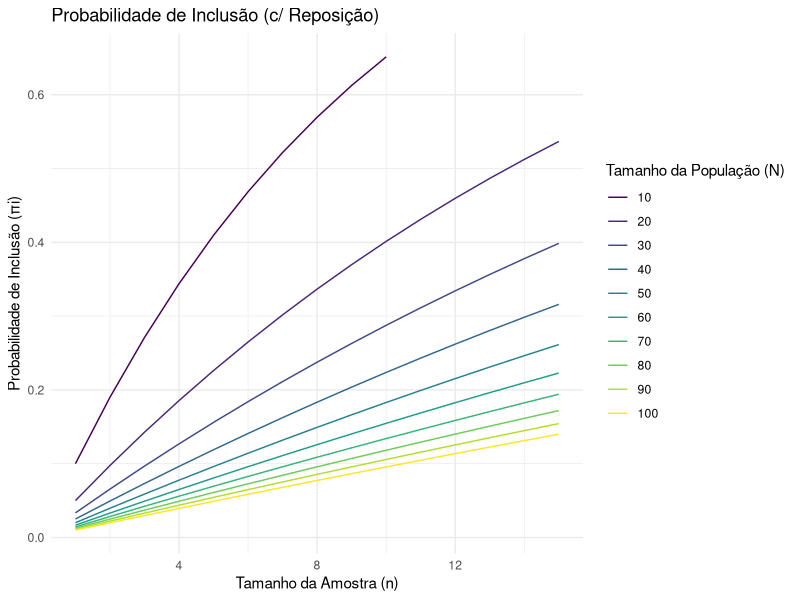
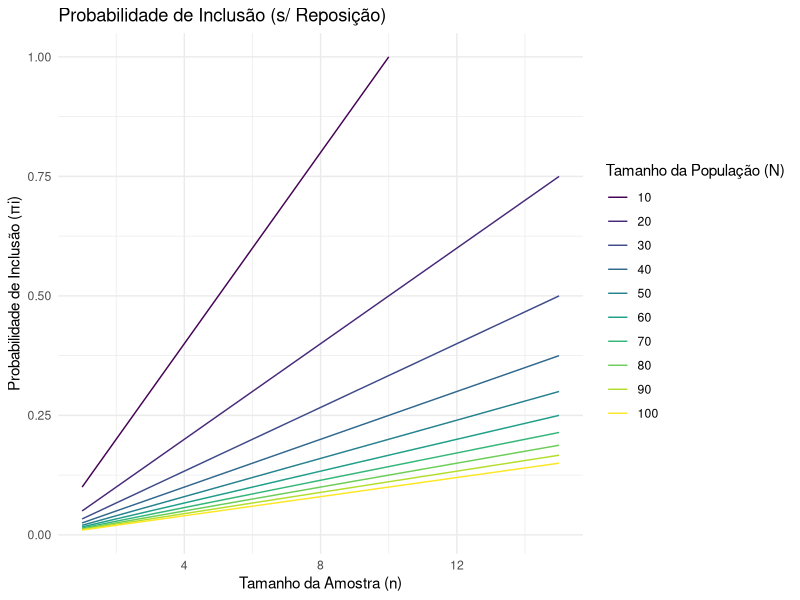

Generate these figures, in order, with R:
## ---- chunk 1
N <- seq(0, 100, by = 10)
n <- seq(1, 15, by = 1)

combinacoes <- expand.grid(N = N, n = n)

combinacoes <- combinacoes[combinacoes$n <= combinacoes$N,]

combinacoes$prob_com_reposicao <- 1 - (1 - 1 / combinacoes$N)^combinacoes$n
combinacoes$prob_sem_reposicao <- combinacoes$n / combinacoes$N
## ---- chunk 2
library(ggplot2)

grafico_com_reposicao <- ggplot(combinacoes, 
                                aes(x = n, y = prob_com_reposicao, 
                                    color = as.factor(N))) +
  geom_line() +
  scale_color_viridis_d() +
  labs(
    title = "Probabilidade de Inclusão (c/ Reposição)",
    x = "Tamanho da Amostra (n)",
    y = "Probabilidade de Inclusão (πi)",
    color = "Tamanho da População (N)"
  ) +
  theme_minimal()

grafico_com_reposicao
## ---- chunk 3
grafico_sem_reposicao <- ggplot(combinacoes, 
                                aes(x = n, y = prob_sem_reposicao, 
                                    color = as.factor(N))) +
  geom_line() +
  scale_color_viridis_d() +
  labs(
    title = "Probabilidade de Inclusão (s/ Reposição)",
    x = "Tamanho da Amostra (n)",
    y = "Probabilidade de Inclusão (πi)",
    color = "Tamanho da População (N)"
  ) +
  theme_minimal()

grafico_sem_reposicao
